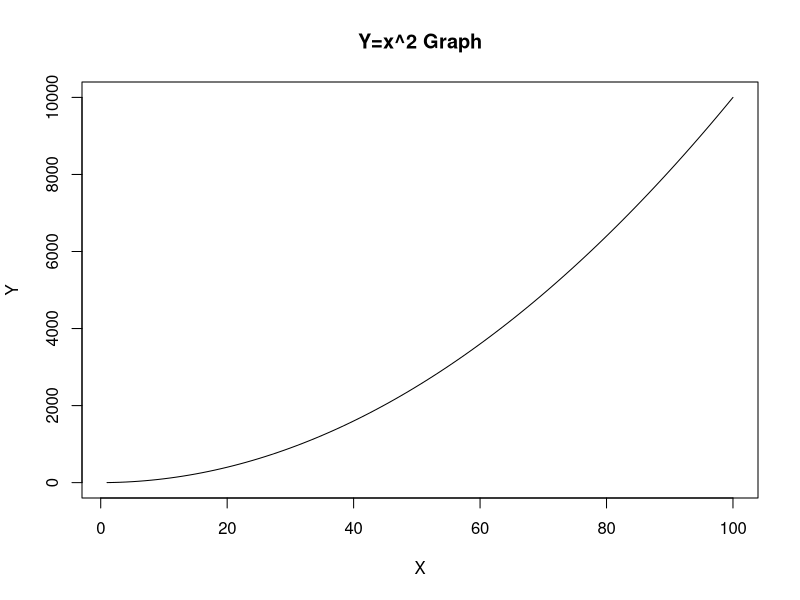
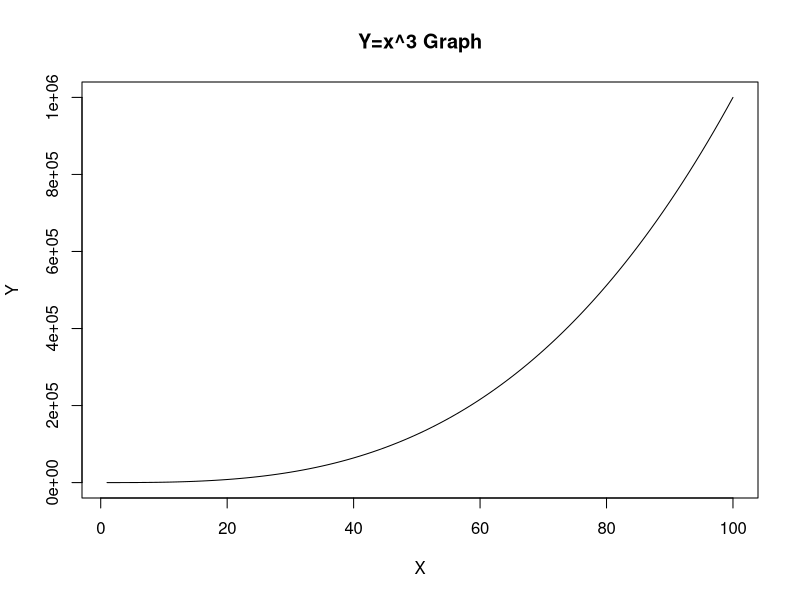
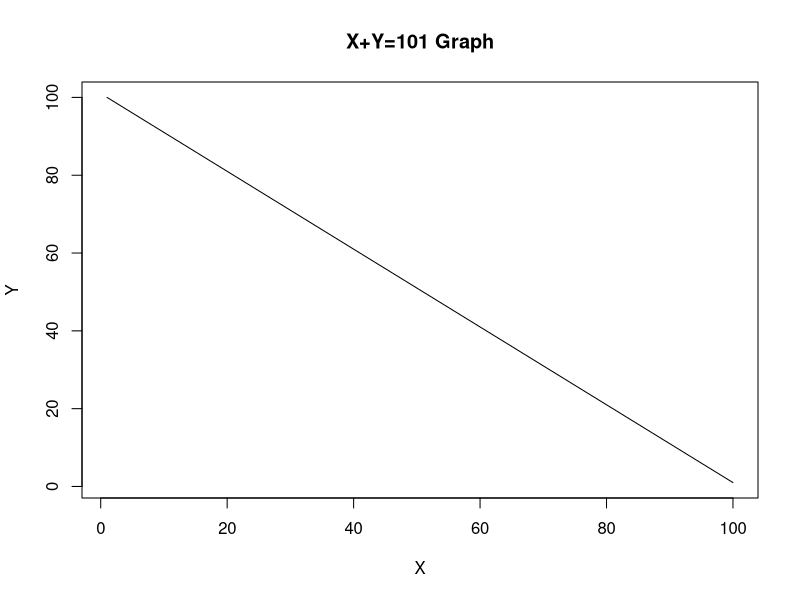
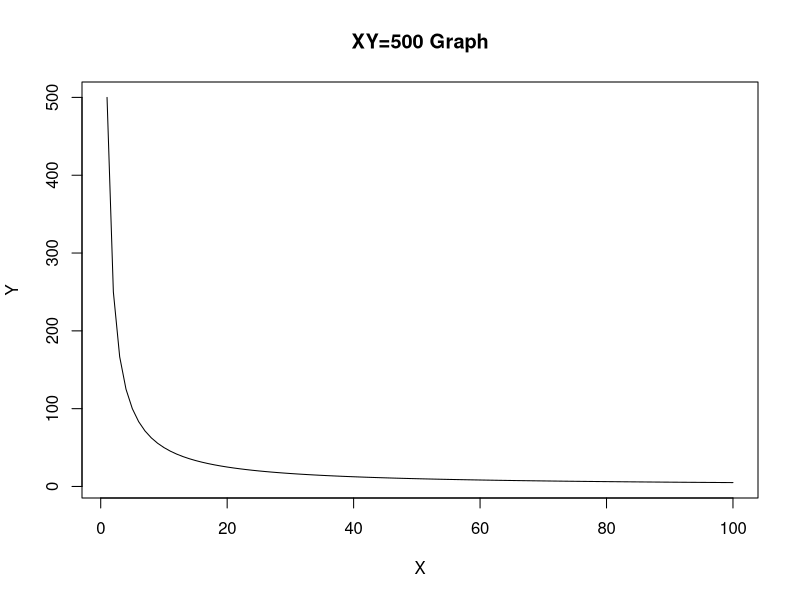
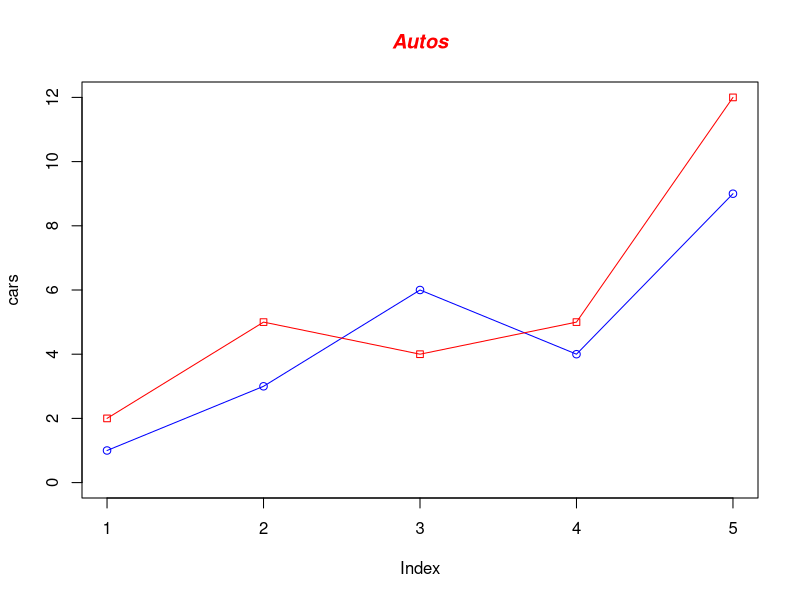

Write the R code that produced these figures, in order.
# Assignment No-7
# Data Visualization In R

# Question No-1
x=1:100
y1=x^2
y2=x^3
y3=101-x
y4=500/x
plot(x,y1,type="l",main="Y=x^2 Graph",xlab="X",ylab="Y")
plot(x,y2,type="l",main="Y=x^3 Graph",xlab="X",ylab="Y")
plot(x,y3,type="l",main="X+Y=101 Graph",xlab="X",ylab="Y")
plot(x,y4,type="l",main="XY=500 Graph",xlab="X",ylab="Y")

# Question No-2
cars=c(1,3,6,4,9)
trucks=c(2,5,4,5,12)
plot(cars,main="Autos",type = "o",col="blue",col.main="Red",font.main="4",ylim=c(0,12))
lines(trucks, type="o", pch=22,lty=1, col="red")
